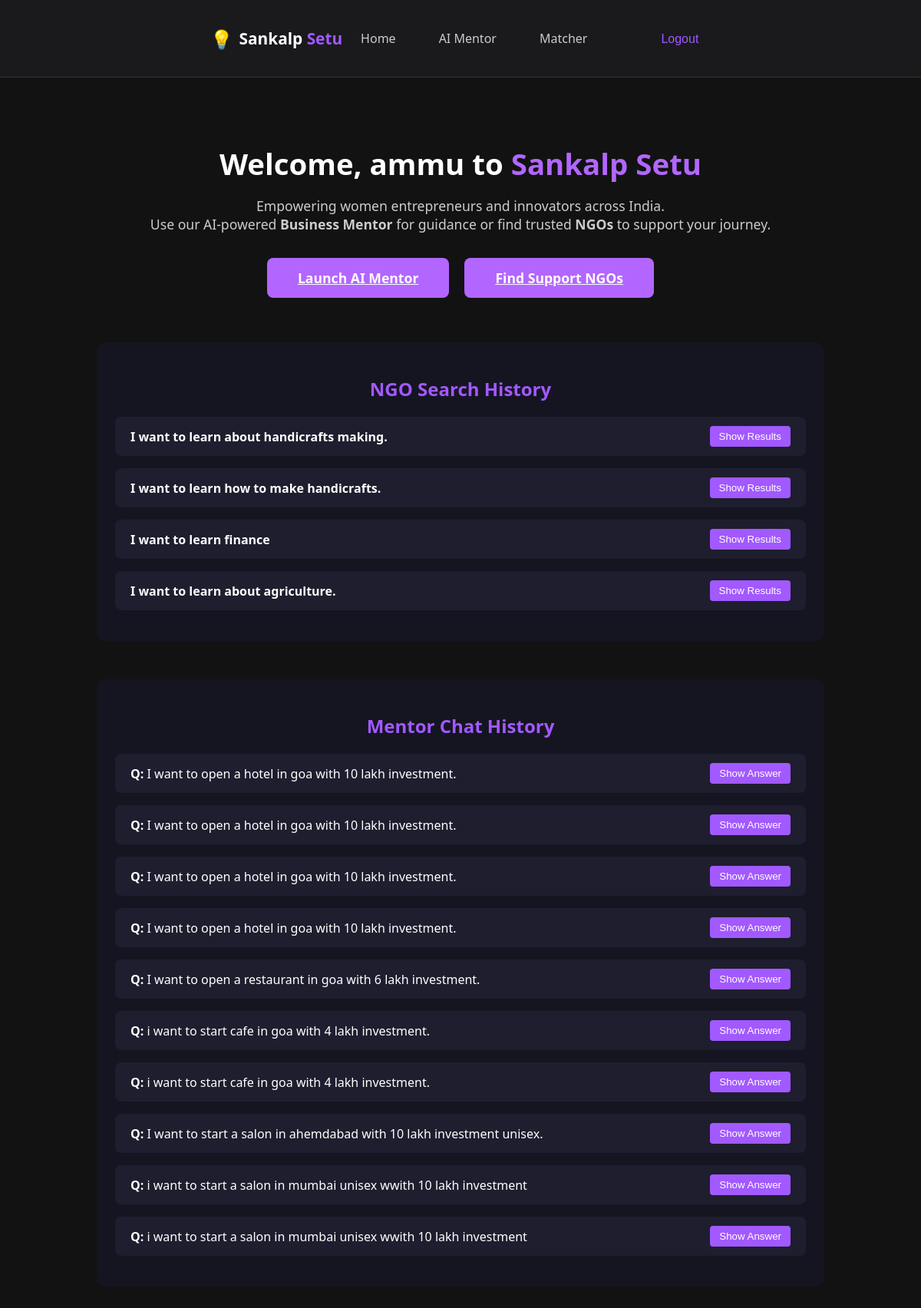
Screenshot of / (signed in) with the database file from the repository.
### matcher/models.py (models this page shows, shortened)
class MatcherHistory(models.Model):
    user = models.ForeignKey(User, on_delete=models.CASCADE)
    query = models.TextField()
    results = models.JSONField()  # Requires Django 3.1+ and PostgreSQL or SQLite
    created_at = models.DateTimeField(auto_now_add=True)

### mentor/models.py (models this page shows, shortened)
class MentorChat(models.Model):
    user = models.ForeignKey(User, on_delete=models.CASCADE)
    message = models.TextField()
    response = models.TextField()
    created_at = models.DateTimeField(auto_now_add=True)

### sankalpSetu/views.py (the view)
# urls.py: path('', home, name='home'),
def home(request):
    mentor_chats = []
    matcher_history = []
    ngo_matches = []
    if request.user.is_authenticated:
        mentor_chats = MentorChat.objects.filter(user=request.user).order_by('-created_at')[:10]
        matcher_history = list(
            MatcherHistory.objects.filter(user=request.user)
            .order_by('-created_at')
            .values('query', 'results')
        )
        ngo_matches = NGOMatch.objects.filter(user=request.user).order_by('-matched_at')[:5]
    return render(request, 'home.html', {
        'mentor_chats': mentor_chats,
        'matcher_history': matcher_history,
        'ngo_matches': ngo_matches,
    })

### templates/home.html (shortened to what this page needs)
{% extends 'base.html' %}
{% block content %}
<div class="home-main" style="max-width: 960px; margin: 0 auto; text-align: center; padding: 60px 20px;">
    <h1 style="font-size: 2.4rem; margin-bottom: 12px; color: #fff;">
        Welcome{% if user.is_authenticated %}, {{ user.first_name|default:user.username }}{% endif %} to
        <span style="color:#b266ff;">Sankalp Setu</span>
    </h1>
    <p style="font-size: 1.1rem; color: #ccc; margin-bottom: 32px;">
        Empowering women entrepreneurs and innovators across India.<br>
        Use our AI-powered <b>Business Mentor</b> for guidance or find trusted <b>NGOs</b> to support your journey.
    </p>
    {% if user.is_authenticated %}
        <div class="home-btns" style="display: flex; justify-content: center; gap: 20px; margin-bottom: 40px;">
            <a class="home-btn find-btn" href="/mentor/frontend/">Launch AI Mentor</a>
            <a class="home-btn find-btn" href="/matcher/frontend/">Find Support NGOs</a>
        </div>
    {% else %}
        <div class="home-btns" style="display: flex; justify-content: center; gap: 20px;">
            <a class="home-btn find-btn" href="{% url 'login' %}">Login</a>
            <a class="home-btn find-btn" href="{% url 'register' %}">Register</a>
        </div>
    {% endif %}
    {% if matcher_history %}
  <div style="margin-top: 50px; padding: 24px; background: #151522; border-radius: 12px; max-width: 900px; margin-left: auto; margin-right: auto;">
    <h2 style="color: #a259ff; margin-bottom: 20px;">NGO Search History</h2>
    <ul style="text-align:left; list-style-type: none; padding: 0;">
    {% for item in matcher_history %}
      <li style="background: #1e1e2f; color: #fff; padding: 12px 20px; border-radius: 8px; margin-bottom: 16px;">
        <div style="display: flex; justify-content: space-between; align-items: center;">
          <span style="font-weight: bold;">{{ item.query }}</span>
          <button class="toggle-results-btn" data-index="{{ forloop.counter0 }}" style="background: #a259ff; border: none; padding: 6px 12px; border-radius: 4px; color: white; cursor: pointer;">
            Show Results
          </button>
        </div>
      </li>
    {% endfor %}
    </ul>
  </div>
{% endif %}
{% if mentor_chats %}
  <div style="margin-top: 50px; padding: 24px; background: #151522; border-radius: 12px; max-width: 900px; margin-left: auto; margin-right: auto;">
    <h2 style="color: #a259ff; margin-bottom: 20px;">Mentor Chat History</h2>
    <ul style="text-align:left; list-style-type: none; padding: 0;">
      {% for chat in mentor_chats %}
  <li style="background: #1e1e2f; color: #fff; padding: 12px 20px; border-radius: 8px; margin-bottom: 16px;">
    <div style="display: flex; justify-content: space-between; align-items: center;">
      <div><b>Q:</b> {{ chat.message }}</div>
      <button class="toggle-mentor-btn" data-index="{{ forloop.counter0 }}" style="background: #a259ff; border: none; padding: 6px 12px; border-radius: 4px; color: white; cursor: pointer;">
        Show Answer
      </button>
    </div>
  </li>
{% endfor %}
    </ul>
  </div>
{% endif %}
{% endblock %}

### templates/base.html (shortened to what this page needs)
<!DOCTYPE html>
<html lang="en">
<head>
    <link rel="stylesheet" href="/static/css/matcher_mentor.css">
</head>
<body>
<header class="header">
  <div class="navbar-container" style="height: 48px; min-height: 0;">
    <div class="logo" style="margin-right: auto;">
      <span class="icon">💡</span>
      <span class="brand">Sankalp <span class="highlight">Setu</span></span>
    </div>
    <nav class="navbar-links" style="display: flex; gap: 32px; align-items: center;">
      <a href="{% url 'home' %}">Home</a>
      <a href="{% url 'mentor:mentor_frontend' %}">AI Mentor</a>
      <a href="{% url 'matcher:matcher_frontend' %}">Matcher</a>
      {% if user.is_authenticated %}
        <form action="{% url 'logout' %}" method="post" style="display:inline; margin-left: 32px;">
          <button type="submit" class="logout-link">Logout</button>
        </form>
      {% else %}
        <a href="{% url 'login' %}" class="logout-link" style="margin-left: 32px;">Login</a>
      {% endif %}
    </nav>
  </div>
</header>
<main>
    {% block content %}{% endblock %}
</main>
</body>
</html>

### static/css/matcher_mentor.css (style rules this page uses)
.header { display: flex; justify-content: space-between; align-items: center; background: #181820; padding: 18px 40px 18px 24px; border-bottom: 1px solid #2d2d3a; }
.logo { font-size: 1.5rem; font-weight: bold; color: #fff; display: flex; align-items: center; }
.icon { font-size: 1.7rem; margin-right: 8px; }
.brand .highlight { color: #b266ff; }
nav a { color: #fff; text-decoration: none; margin-left: 24px; font-size: 1rem; transition: color 0.2s; }
.find-btn { background: #b266ff; color: #fff; border: none; border-radius: 8px; padding: 14px 40px; font-size: 1.1rem; font-weight: 600; cursor: pointer; transition: background 0.2s; margin-bottom: 8px; }

### templates/base.html (style rules this page uses)
body { margin: 0; background: #121212; font-family: 'Segoe UI', sans-serif; }
.header { background: #1a1a1d; border-bottom: 1px solid #333; }
.navbar-container { display: flex; align-items: center; padding: 8px 24px; max-width: 1200px; margin: 0 auto; }
.logo { display: flex; align-items: center; font-size: 1.3rem; font-weight: bold; color: #fff; }
.logo .icon { margin-right: 8px; font-size: 1.5rem; }
.logo .highlight { color: #a259ff; }
.navbar-links { display: flex; gap: 32px; margin: 0 auto; }
.navbar-links a { color: #ccc; text-decoration: none; font-size: 1rem; font-weight: 500; transition: color 0.2s; }
.logout-link { color: #a259ff; background: none; border: none; font-weight: 500; font-size: 1rem; cursor: pointer; margin-left: 32px; transition: color 0.2s; padding: 0; outline: none; }

### rows the page displays
MatcherHistory: query "I want to learn about handicrafts making."
MatcherHistory: query "I want to learn how to make handicrafts."
MatcherHistory: query "I want to learn about agriculture."
MentorChat: message "I want to open a hotel in goa with 10 lakh investment."
MentorChat: message "I want to open a hotel in goa with 10 lakh investment."
MentorChat: message "I want to open a hotel in goa with 10 lakh investment."
MentorChat: message "I want to open a hotel in goa with 10 lakh investment."
MentorChat: message "I want to open a restaurant in goa with 6 lakh investment."
MentorChat: message "i want to start cafe in goa with 4 lakh investment."
MentorChat: message "i want to start cafe in goa with 4 lakh investment."
MentorChat: message "I want to start a salon in ahemdabad with 10 lakh investment unisex."
MentorChat: message "i want to start a salon in mumbai unisex wwith 10 lakh investment"
MentorChat: message "i want to start a salon in mumbai unisex wwith 10 lakh investment"

### other values shown
{{ user.first_name|default:user.username }} "ammu"
{{ item.query }} "I want to learn finance"
